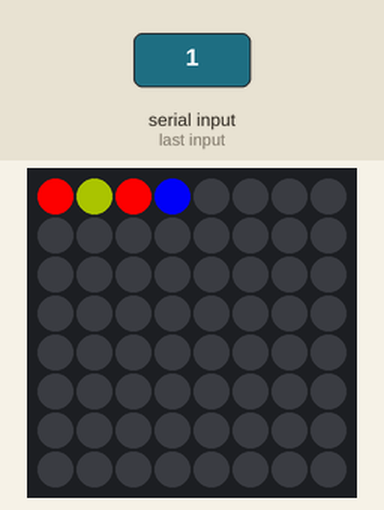
This program was run on a simulated Raspberry Pi (BCM pin numbers) with a Sense HAT. Shown: the Sense HAT's 8×8 RGB LED matrix. The inputs (shaded band) are chosen by the test bench. What the program prints to the terminal is not drawn. At 4.3 s the program stops and its outputs stay as they are.

1.3 s: "1" typed at the terminal
2.8 s: "5" typed at the terminal
4.3 s: "1" typed at the terminal
Above: at 5.5 s.
Timing chart, 0 to 5.8 s (numbered marks = the images above; inputs shaded):
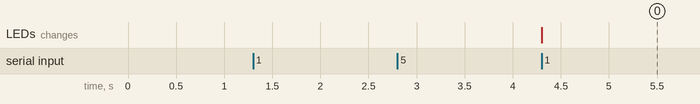

Measured:
- after the input at 1.3 s, every drawn part: stays the same
- after the input at 2.8 s, every drawn part: stays the same
- after the input at 4.3 s, the LEDs: change at once (image 0)

The program:

mathDisplay.py
```python
from sense_hat import SenseHat
sense= SenseHat()
sense.clear()
#take in inputs number1 operation number2
print 'Welcome to MathFun!'
number1=raw_input("Enter a number: ")
operation=raw_input("Enter + or -: ")
number2=raw_input("Enter another number: ")
output=0
oper=0
if(str(operation) == str("+")):
	output=int(number1)+int(number2)
	oper=1
if(str(operation)==str("-")):
	output=int(number1)-int(number2)
	oper=2
Red=[255,0,0]
#set row 1
for i in range(0,int(number1)):
	sense.set_pixel(0,i,Red)
#set row 2
if(oper==1):
	sense.set_pixel(1,0,[23,235,87])
else:
	sense.set_pixel(1,0,[84,94,23])
for i in range(0,int(number2)):
	sense.set_pixel(2,i,Red)
#setOutput
sense.set_pixel(3,0,[23,23,235])
for i in range(0,int(output)):
	sense.set_pixel(4,i,Red)
```
